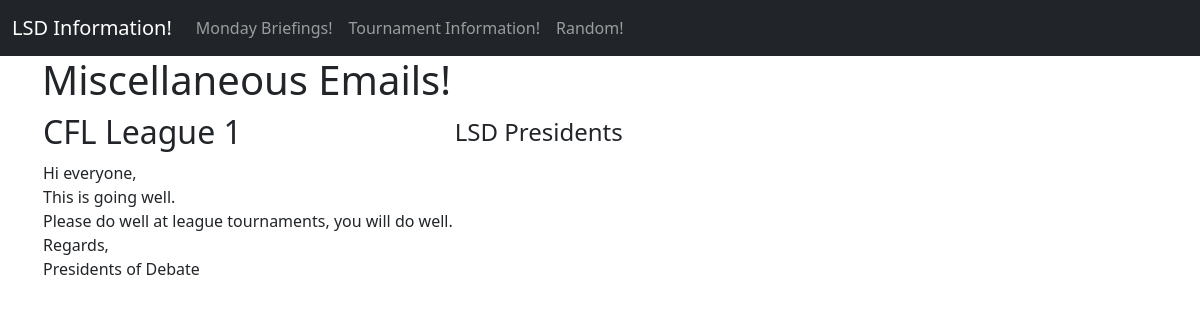
Page /misc on the committed database.
### tables this page shows
CREATE TABLE misc (subject LONGTEXT, sender LONGTEXT, body LONGTEXT);

### app.py (the view)
@app.route('/misc')
def render_misc():
    conn = get_db_connection_better("Email/emails")
    misc = conn.execute('SELECT * FROM misc').fetchall()
    misc_list = []
    for m in list(misc):
        misc_list.append(list(m))
    misc = misc_list
    print(misc)
    return render_template("extend_emails.html", emails = misc, email_type="Miscellaneous Emails!")

### app.py (called while the page is built)
def get_db_connection_better(path):
    conn = sqlite3.connect(path +'.db')
    return conn

### templates/extend_emails.html
{% extends 'emails.html' %}
{% block content %}
<h1> {{email_type}} </h1>
    {% for email in emails %}
        <div class='post'>
            <table>
                <tr>
                    <th><h2>{{ email[0] }}</h2></th>
                    <th><h4>{{ email[1] }}</h4></th>
                </tr>
                <tr>
                    <td>{{ email[2] | safe}}</th>
                </tr>
            </table>
        </div>
    {% endfor %}
{% endblock %}

### rows in the picture
misc: subject "CFL League 1", sender "LSD Presidents", body "Hi everyone, This is going well. Please do well at league tournaments, you will do well. Regards, Presidents of Debate"

### other values in the picture
{{ email_type }} "Miscellaneous Emails!"
